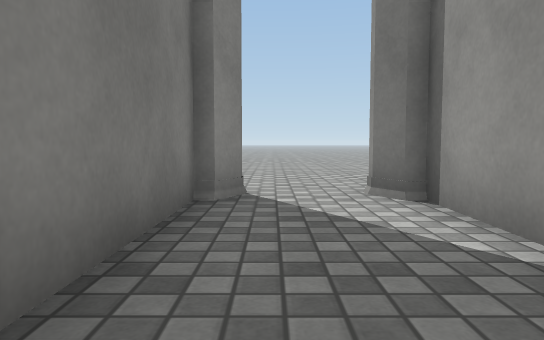
[1] (above)

22 first-person views from a walk through a 3-D level made in the Unity game engine. The camera is 0.64 m above the floor, tilts 4° down and sees 70° across. The floor is counted in squares, 1 m on a side. Each view is taken from the middle of a square. On the plan, view 1 faces up. The plan holds only what a view shows up to about 11 squares ahead; the rest is blank. The place goes on beyond the plan. The player character is not drawn. Some surface patterns are stand-ins.

[2]
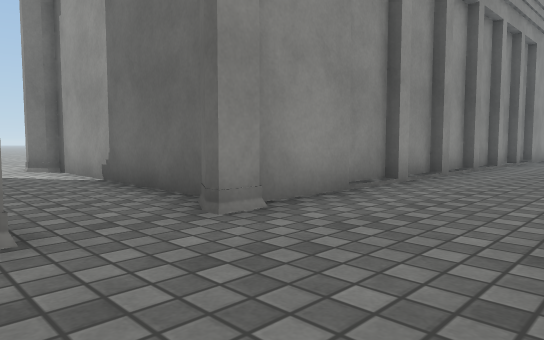

[3]
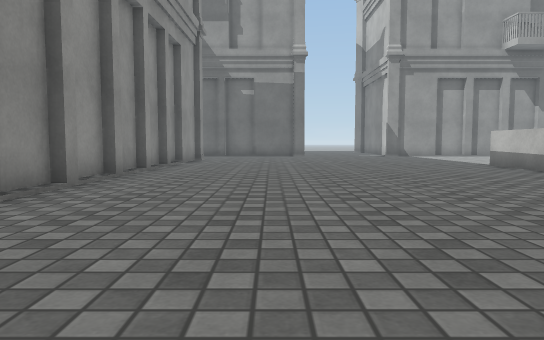

[4]
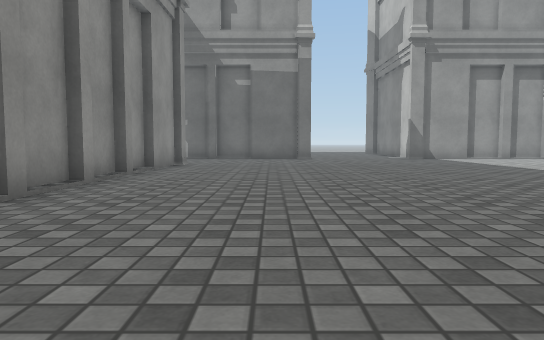

[5]
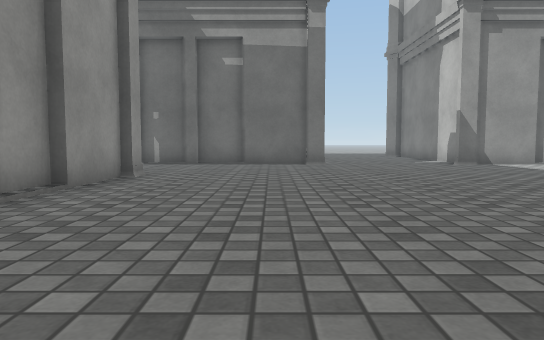

[6]
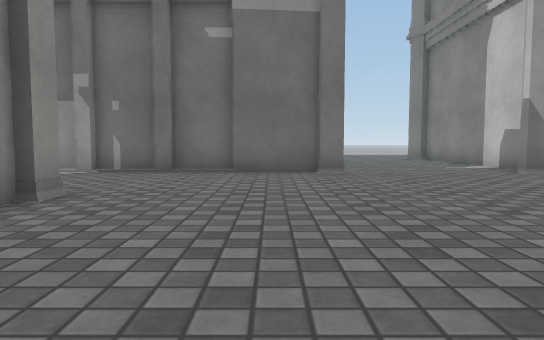

[7]
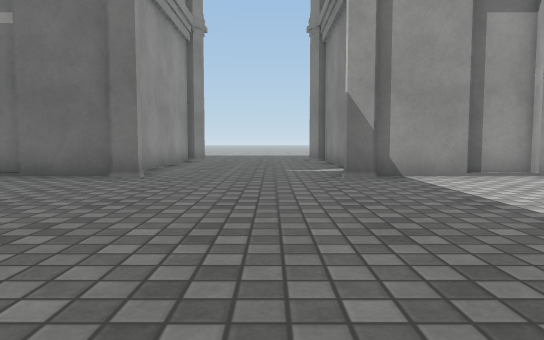

[8]
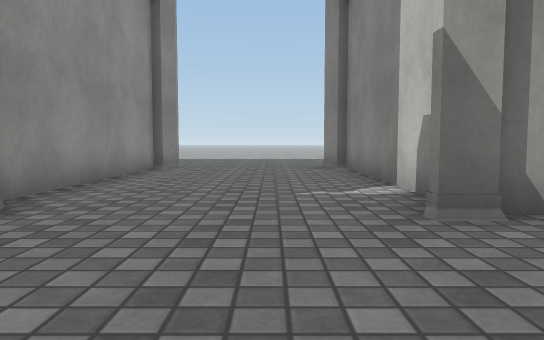

[9]
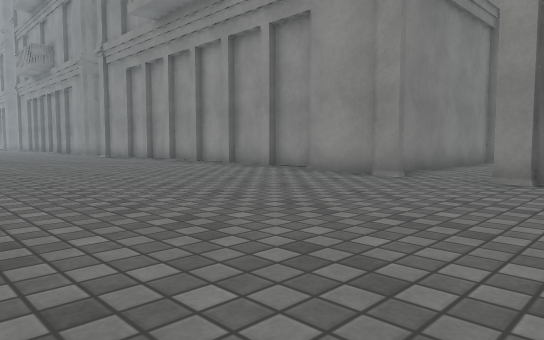

[10]
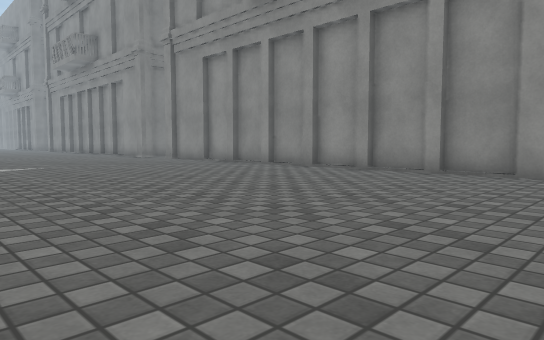

[11]
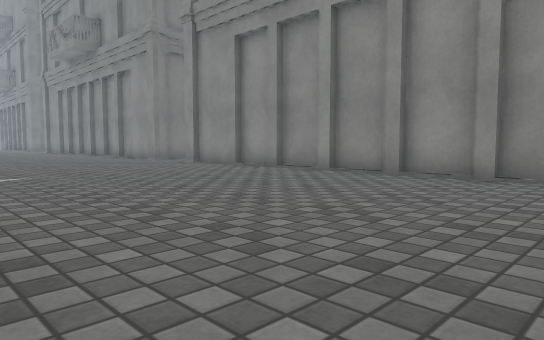

[12]
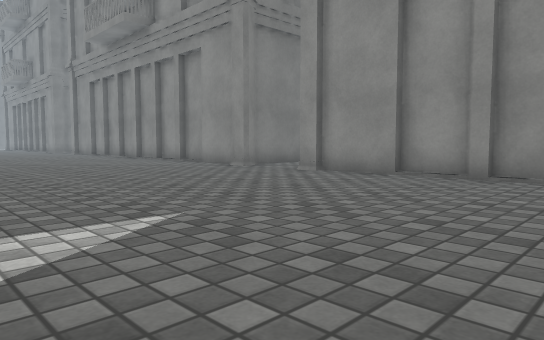

[13]
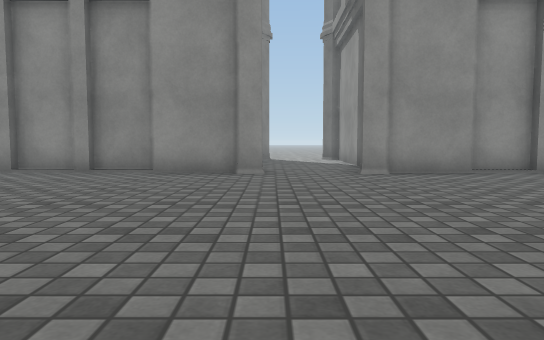

[14]
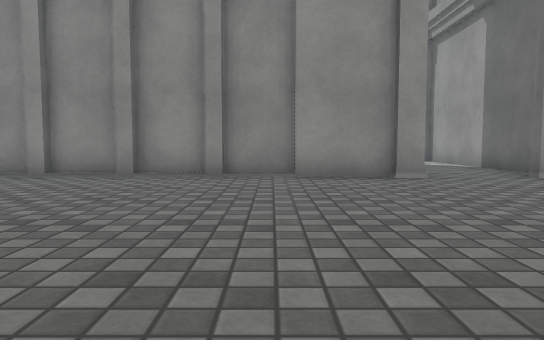

[15]
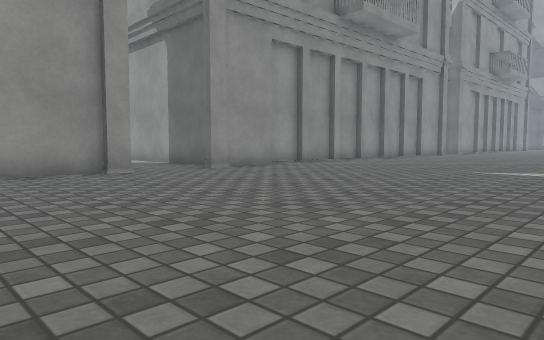

[16]
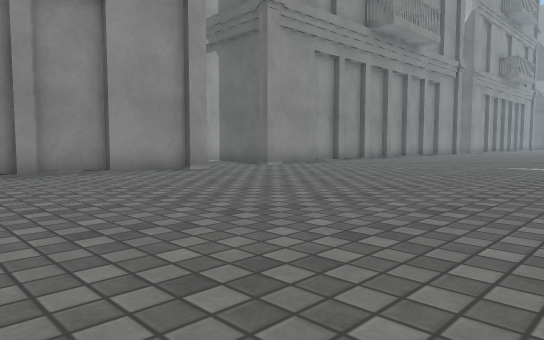

[17]
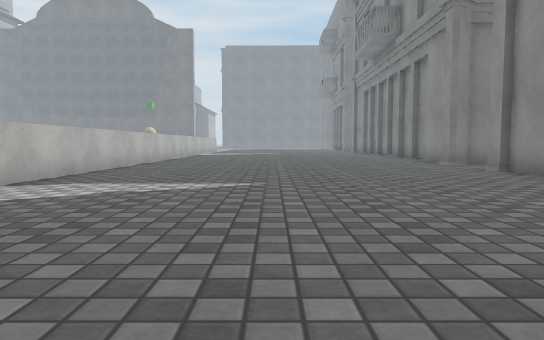

[18]
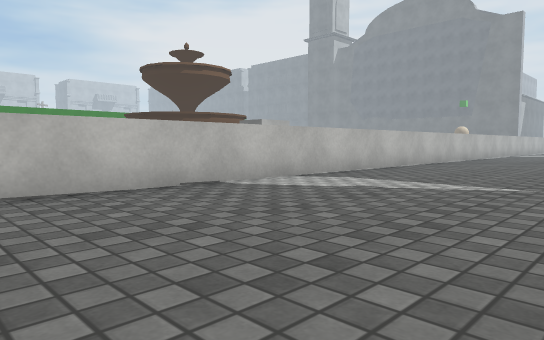

[19]
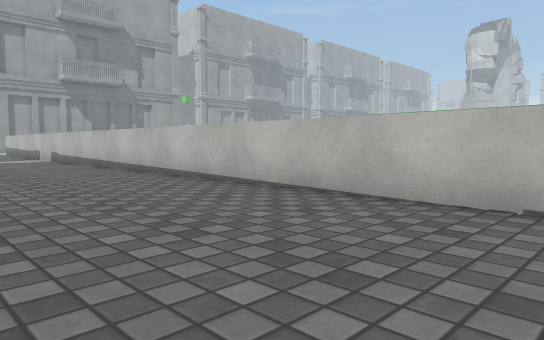

[20]
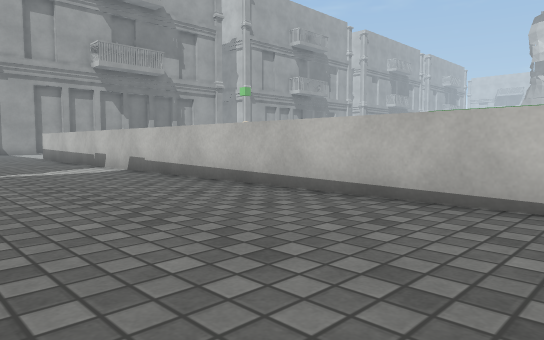

[21]
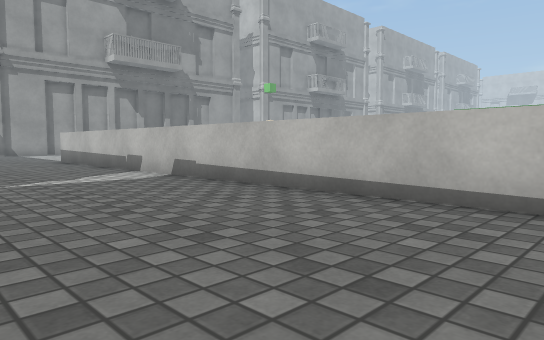

[22]
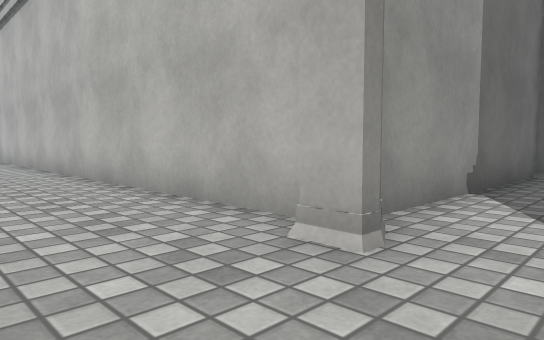

### Floor plan
Key: @ floor where view 1 was taken; # wall or solid block; . floor; B building.
Columns run from 23 left of view 1 to 24 right of it. Each row starts with its distance up from view 1.
 11                        ...
 10                       ....
  9                       ....
  8                       ....
  7                        ....
  6                        .........
  5                       B.BB...........
  4                       B..B BBBBBBBBBB
  3                       B..B
  2                       B..B
  1       ...             B..B
  0       ...             B@.B                 B
 -1 BBBB BB.B             B..B               ..B
 -2 ......B.B.B.BB.B.BB..BB.BBBBBBBBBBBBBBBB...B
 -3 ...........................................B
 -4 ...........................................B
 -5 ...........................................
 -6  .........................................BBBBBB
 -7 ................................................
 -8 ................................................
 -9 ................................................
-10 ................................................
-11       #############################.......BBBBBB
-12                                      ......
-13                                         ...B

Positions as (right, up) in squares from view 1, and headings:
1: (0, 0), facing up
2: (-1, -5), facing up-right
3: (1, -5), facing right
4: (4, -5), facing right
5: (8, -5), facing right
6: (11, -5), facing right
7: (12, -9), facing right
8: (16, -9), facing right
9: (3, -9), facing up-left
10: (-1, -10), facing up-left
11: (-4, -9), facing up-left
12: (-9, -9), facing up-left
13: (-17, -10), facing up
14: (-20, -9), facing up
15: (-21, -10), facing up-right
16: (-23, -10), facing up-right
17: (-6, -7), facing left
18: (-6, -6), facing down-left
19: (-10, -7), facing down-right
20: (-4, -7), facing down-right
21: (-2, -7), facing down-right
22: (0, 7), facing down-right
